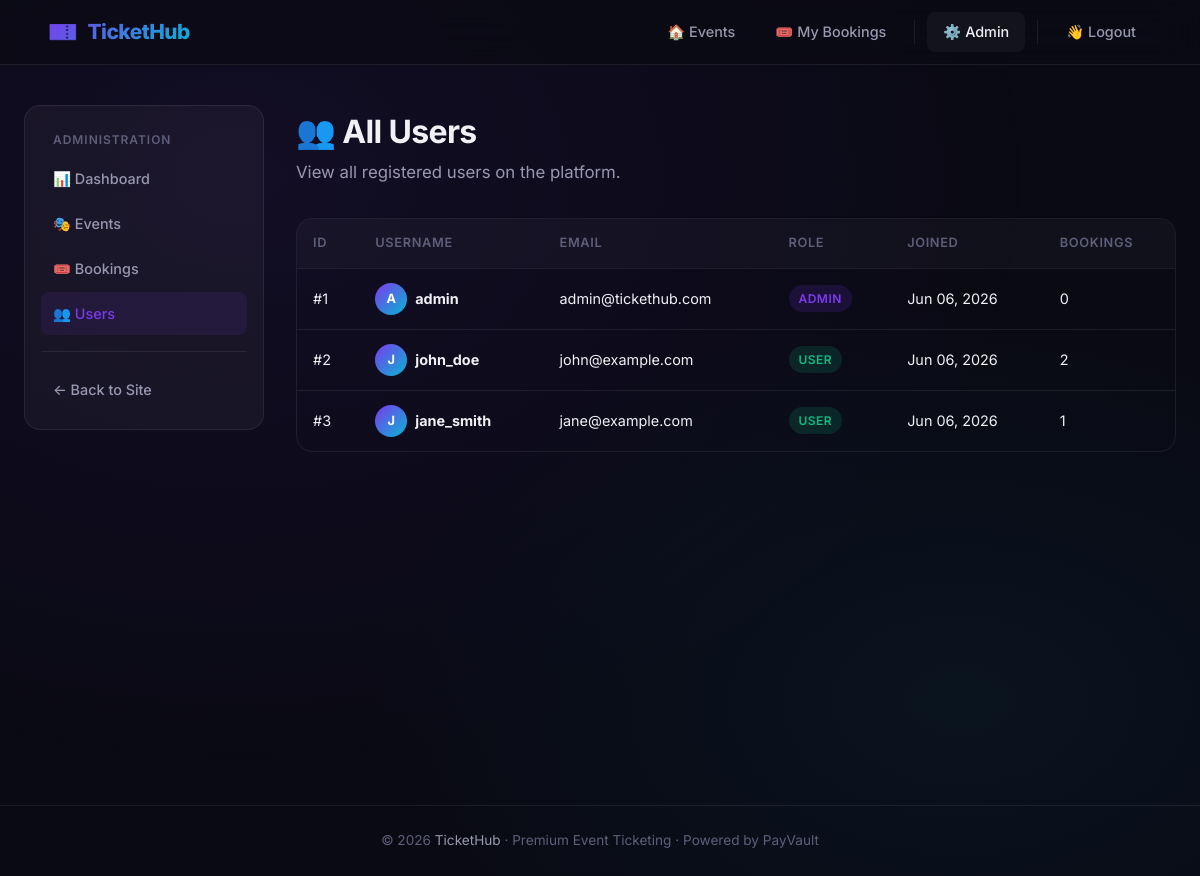
/admin/users (signed in), run on an earlier commit of the app's database.
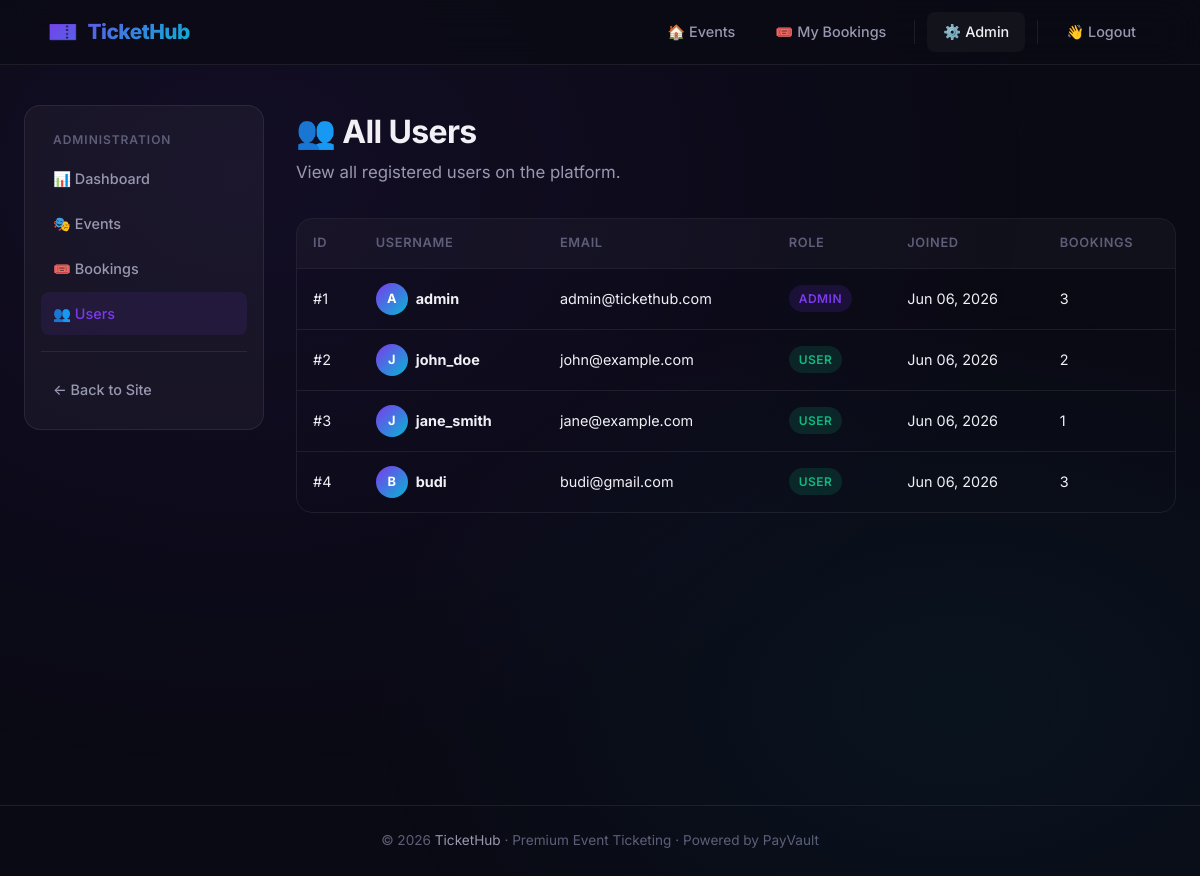
And on a later commit of the database.
### models.py (models this page shows)
class User(UserMixin, db.Model):
    __tablename__ = "users"
    id = db.Column(db.Integer, primary_key=True)
    username = db.Column(db.String(80), unique=True, nullable=False)
    email = db.Column(db.String(120), unique=True, nullable=False)
    password_hash = db.Column(db.String(256), nullable=False)
    is_admin = db.Column(db.Boolean, default=False, nullable=False)
    created_at = db.Column(
        db.DateTime, nullable=False, default=lambda: datetime.now(timezone.utc)
    )
    bookings = db.relationship("Booking", backref="user", lazy=True)
    reviews = db.relationship("Review", backref="user", lazy=True)

### app.py (the view)
@app.route("/admin/users")
@admin_required
def admin_users():
    users = User.query.order_by(User.created_at.desc()).all()
    return render_template("admin/users.html", users=users)

### app.py (called while the page is built)
@login_manager.user_loader
def load_user(user_id):
    return User.query.get(int(user_id))

def admin_required(f):
    @wraps(f)
    @login_required
    def decorated(*args, **kwargs):
        if not current_user.is_admin:
            abort(403)
        return f(*args, **kwargs)
    return decorated

@app.context_processor
def inject_globals():
    return {"now": datetime.now(timezone.utc)}

### templates/admin/users.html (shortened to what this page needs)
{% extends "base.html" %}
{% block content %}
<div class="container">
    <div class="admin-layout">
        <aside class="admin-sidebar">
            <div class="sidebar-title">Administration</div>
            <a href="{{ url_for('admin_dashboard') }}">📊 Dashboard</a>
            <a href="{{ url_for('admin_events') }}">🎭 Events</a>
            <a href="{{ url_for('admin_bookings') }}">🎟️ Bookings</a>
            <a href="{{ url_for('admin_users') }}" class="active">👥 Users</a>
            <div style="margin-top: 16px; padding-top: 16px; border-top: 1px solid var(--border-subtle);">
                <a href="{{ url_for('index') }}">← Back to Site</a>
            </div>
        </aside>
        <div class="admin-main">
            <h1 class="page-title fade-in-up">👥 All Users</h1>
            <p class="page-subtitle fade-in-up">View all registered users on the platform.</p>
            {% if users %}
                <div class="table-wrapper fade-in-up">
                    <table>
                        <thead>
                            <tr>
                                <th>ID</th>
                                <th>Username</th>
                                <th>Email</th>
                                <th>Role</th>
                                <th>Joined</th>
                                <th>Bookings</th>
                            </tr>
                        </thead>
                        <tbody>
                            {% for user in users %}
                                <tr>
                                    <td>#{{ user.id }}</td>
                                    <td>
                                        <div class="d-flex align-center gap-1">
                                            <div class="review-avatar" style="width:32px;height:32px;font-size:0.8rem;">{{ user.username[0] | upper }}</div>
                                            <strong>{{ user.username }}</strong>
                                        </div>
                                    </td>
                                    <td>{{ user.email }}</td>
                                    <td>
                                        {% if user.is_admin %}
                                            <span class="badge badge-admin">Admin</span>
                                        {% else %}
                                            <span class="badge badge-confirmed">User</span>
                                        {% endif %}
                                    </td>
                                    <td>{{ user.created_at.strftime('%b %d, %Y') }}</td>
                                    <td>{{ user.bookings | length }}</td>
                                </tr>
                            {% endfor %}
                        </tbody>
                    </table>
                </div>
            {% else %}
                <div class="empty-state fade-in-up">
                    <div class="empty-icon">👥</div>
                    <h3>No users yet</h3>
                    <p>Users will appear here when they register.</p>
                </div>
            {% endif %}
        </div>
    </div>
</div>
{% endblock %}

What changed in the data, as far as the page shows it:
computed for User "admin": bookings|length "0" → "3"
added User: id "4", username "B", username "budi", email "budi@gmail.com", is_admin "USER", created_at "Jun 06, 2026", bookings|length "3"
